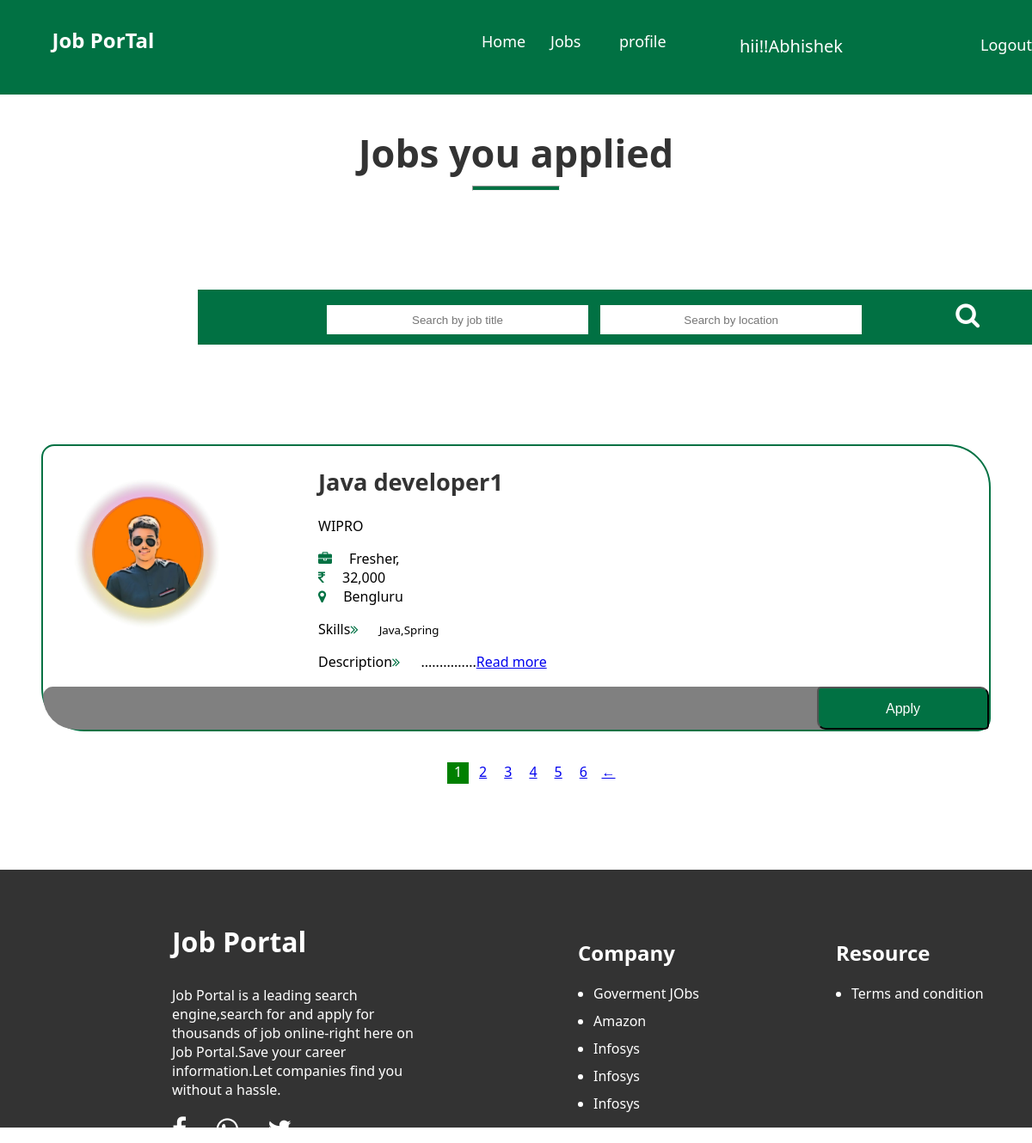
Page /applied_job_list (signed in) on the committed database.
### Job_Portal/models.py (models this page shows, shortened)
class Jobs(models.Model):
    recruiter = models.ForeignKey(RecruiterUser, on_delete=models.CASCADE)
    start_date = models.DateField(default=timezone.now, blank=True, null=True)
    end_date = models.DateField(default=timezone.now, blank=True, null=True)
    company_name = models.CharField(max_length=15, null=True)
    about_company = models.CharField(max_length=1000,null=True)
    company_logo = models.FileField(null=True, upload_to="images/")
    title = models.CharField(max_length=50)
    salary = models.CharField(max_length=60)
    description = models.CharField(max_length=1000)
    experience = models.CharField(max_length=100)
    location = models.CharField(max_length=100)
    skills = models.CharField(max_length=110)
    job_type = models.CharField(max_length=110, null=True)
    org_type =  models.CharField(max_length=110, null=True)
    creation_date = models.DateField(default=timezone.now, blank=True, null=True)

### Job_Portal/views.py (the view)
# urls.py: path('applied_job_list', views.applied_job_list, name='applied_job_list'),
def applied_job_list(request):
    user = request.user
    user1 = StudentUser.objects.filter(user=user)
    data = Apply.objects.filter(student=user1)
    p = Paginator(Jobs.objects.all(), 1)
    page = request.GET.get('page')
    try:
        venues = p.get_page(page)
    except PageNotAnInteger:
        venues = all_post.page(1)
    except EmptyPage:
        venues = all_post.page(all_post.num_pages)
    data1 = {"job1": data, "venues": venues}
    return render(request, 'applied_job_list.html', data1)

### Job_Portal/templates/applied_job_list.html (shortened to what this page needs)
<!DOCTYPE html>
<html lang="en">
<head>
    {% load static %}
    <link rel="stylesheet" type="text/css" href="{% static 'css/job_list.css' %}">
	<link rel="stylesheet" href="https://cdnjs.cloudflare.com/ajax/libs/font-awesome/4.7.0/css/font-awesome.min.css">
     {% include 'candidate_nav.html'%}
</head>
<body>
<section class="jobs_list">
    <div class="job_list_portion">
    <div class="container">
        <h1> Jobs you applied </h1>
        <hr>
    </div>
    <div class="search1" style="margin-left:230px;">
		<div class="searching1">
			<form  method="post" action="{% url 'searched_job'%}" >
				<input type="text" class="searchbox" style="margin-left:150px;" name="job_name" placeholder="Search by job title" />
				<input type="text" class="searchbox" name="loc_name"  placeholder="Search by location" />
				<label class ="fa fa-search"><button type="submit" ></button></label>
            </form>
	  </div>
    </div>
      {% for i in venues %}
    <div class="company-details1">
        <div class="d_l">
         <div class="c_logo">
             <img src="{{i.company_logo.url}}">
         </div>
         <div class="job-update1">
             <h1>{{i.title }}</h1>
             <p class="company-name">{{i.company_name}}</p>
             <i class="fa fa-briefcase"></i><span>{{i.experience}}</span><br>
             <i class="fa fa-inr"></i><span>{{i.salary}}</span><br>
             <i class="fa fa-map-marker"></i><span>{{i.location}}</span><br>
             <p>Skills<i class="fa fa-angle-double-right"></i>
                 <small>{{i.skills}}</small></p>
             <p>Description<i class="fa fa-angle-double-right"></i> ...............<a href="{% url 'job_details' i.id %}">Read more</a></p>
         </div>
        </div>
        <div class="apply-btn3">
                <a href="{% url 'job_details' i.id %}" ><button type="button" >Apply</button></a>
       </div>
    </div>
        {% endfor %}
       {% if venues.has_other_pages %}
        <ul class="pagelink">
           {% for i in venues.paginator.page_range %}
            {% if venues.number == i %}
              <li class="active">{{i}}</li>
            {% else %}
            <li><a href="?page={{i}}">{{i}}</a></li>
             {% endif %}
           {% endfor %}
         {% if venues.has_next %}
            <li class="right-arrow" ><a href="?page={{venues.next_page_number}}">&#8592</a></li>
            {% endif %}
     </ul>
        {% endif %}
    </div>
</section>
{% include 'footer.html'%}
</body>

### Job_Portal/templates/candidate_nav.html (shortened to what this page needs)
<!DOCTYPE html>
<html lang="en">
<head>
    {% load static %}
	<link rel="stylesheet" href="https://cdnjs.cloudflare.com/ajax/libs/font-awesome/4.7.0/css/font-awesome.min.css">
	 <link rel="stylesheet" type="text/css" href="{% static 'css/nav_style.css' %}">
</head>
<body>
    <nav>
		<div class="nav_bar">
                  <div class="logo"><h2>Job PorTal</h2></div>
                <div class="menu">
                    <ul>
                      <li><a href="/home"> Home </a> </li>
                      <li class="job"><a href="{% url 'job_list'%}" >Jobs</a>
                        </li>
                      <li><a href="{% url 'recruiterprofile'%}">profile</a> </li>
                    </ul>
		               <h4>hii!!{{request.user.first_name}}</h4>
                       <a href="{% url 'Logout' %}" class="logout">Logout</a>
                </div>
        </div>
	</nav>
</body>
</html>

### Job_Portal/static/css/job_list.css (style rules this page uses)
body { font-family:'Segoe UI',Tahoma,Geneva,Verdana,sans-serit ; margin:0; padding:0; }
.container { text-align:center; font-size:30px; font-weight:500; }
.container h1 { margin-bottom:8px; color:#333; }
hr { background:#017143; height:4px; width:100px; margin-top:0px; }
.company-details1 { width:1100px; margin:3% auto; border-width:2px; border-radius:15px 50px; border-color:#017143; border-style:solid; }
.d_l { display:flex; }
.c_logo { height:200px; width:200px; background:green; margin-left:20px; margin-top:30px; }
.c_logo img { height:200px; width:200px; background:blue; }
.job-update1 { margin-left:100px; height:280px; margin-top:0; }
.job-update1 h1 { color:#333; font-size:1.7em; }
.job-update1 .fa { color:#017143; margin-right:20px; }
.apply-btn3 { background:grey; height:50px; border-width:6px; border-radius:15px 50px; text-align:right; }
.apply-btn3 a button { height:50px; width:200px; padding:15px; background-color:#017143; font-size:16px; color:white; outline: none; cursor:pointer; border-width:2px; border-radius:5px 10px; font-weight: 500; }
.pagelink { text-align:center; margin-bottom:100px; }
.pagelink li { height:25px; width:25px; list-style:none; display: inline-block; cursor: pointer; }
.pagelink li:hover, .active { color:#fff; background-color:green; }
.right-arrow { color:#29b929; }
.search1 { display:inline-block; height:4rem; background:#017143; width:1000px; margin-top:100px; margin-bottom:80px; }
.search1 form .searchbox { width: 300px; height: 2rem; display:inline-flex; margin: 18px 5px; border-radius: 0; box-shadow:none ; border:none; text-align:center; }
.search1 form button { background:#017143; border:none; }
.search1 form label { font-size:30px; cursor: pointer; background:#017143; color:white; margin-left:100px }

### Job_Portal/static/css/nav_style.css (style rules this page uses)
.nav_bar { background:#017143; height:110px; width:100%; overflow:hidden; }
.logo { float:left; color:white; text-align:center; width:200px; margin:10px; font-weight:500; padding-left: 10px; }
.menu { margin-left:500px; height:110px; display:flex; }
.menu ul { display:inline-flex; list-style:none; color:white; margin-right:30px; padding-left: -10px; }
.menu ul li { width:40px; height:28px; margin:10px; padding:10px; }
.menu ul li a { text-decoration:none; color:white; font-size:18px; font-weight:500; }
.logout { margin-left:200px; margin-top:30px; width:60px; text-decoration:none; padding:10px; font-size:18px; font-weight:500; color:white; }
h4 { margin-top:20px; margin-left:40px; margin-top:30px; width:60px; text-decoration:none; padding:10px; font-size:20px; font-weight:500; color:white; }

### rows in the picture
Jobs: company_logo (picture), title "Java developer1", company_name "WIPRO", experience "Fresher,", salary "32,000", location "Bengluru", skills "Java,Spring"

### other values in the picture
{{ request.user.first_name }} "Abhishek"
{{ i }} "1"
{{ i }} "2" "3" "4" "5" "6"
